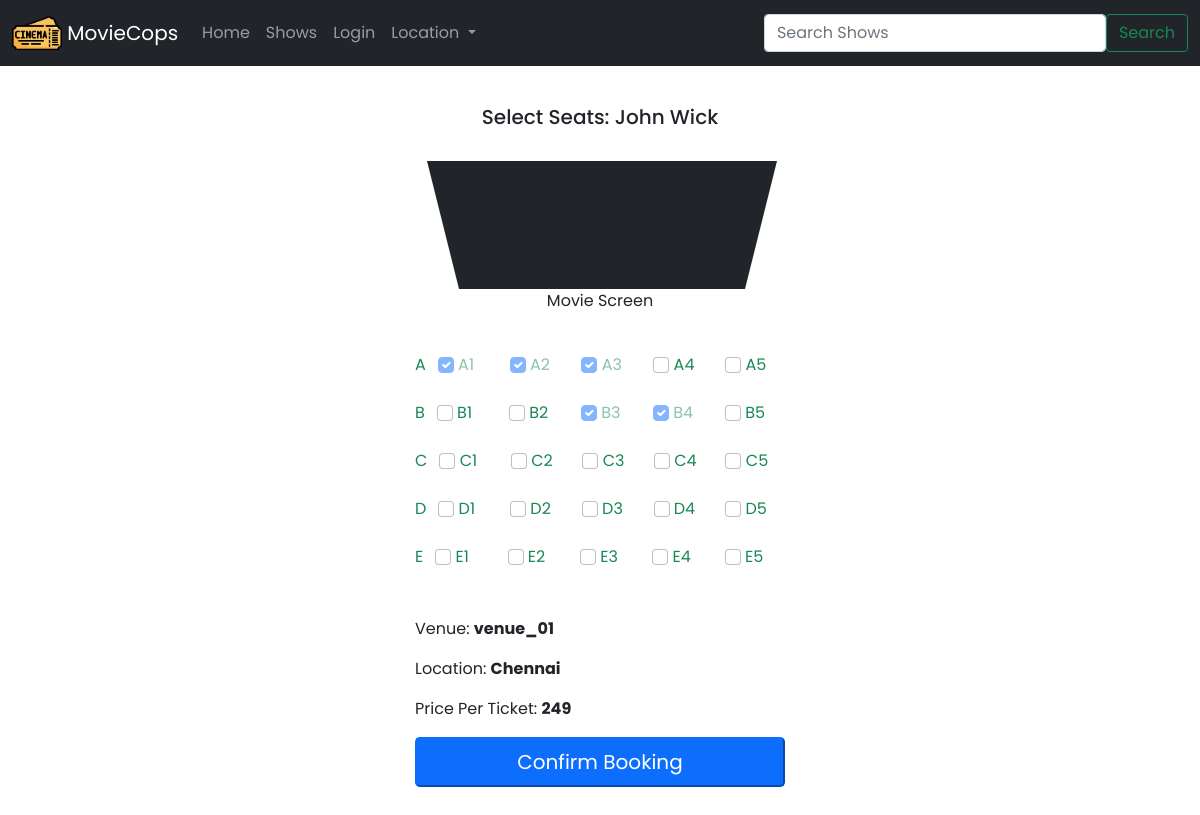
The page /booking/1 on the database as committed earlier.
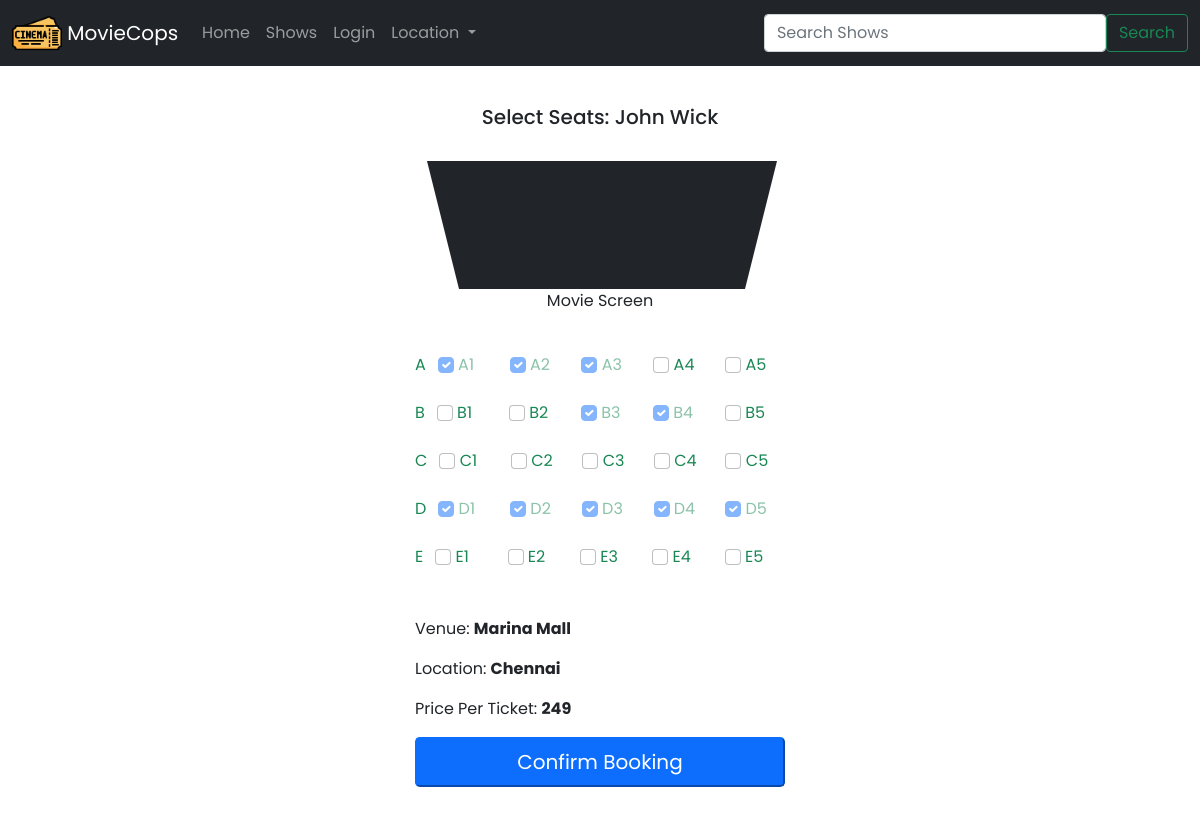
The same page on the database as committed later.
### main.py (models this page shows, shortened)
class Venue(db.Model):
    venue_id = db.Column(db.Integer, primary_key=True, autoincrement=True)
    name = db.Column(db.String(50), nullable=False)
    location = db.Column(db.String(50), nullable=False)

### main.py (the view)
@app.route('/booking/<int:show_id>', methods=['GET', 'POST'])
def booking(show_id):
    booked_seats = [x.seat_num for x in Booking.query.filter_by(show_id=show_id).all()]
    show = Shows.query.get_or_404(show_id)
    movie = Movie.query.filter_by(movie_id=show.movie_id).first()
    venue = Venue.query.filter_by(venue_id=show.venue_id).first()
    show_info = [movie.name, venue.name, venue.location, show.ticket_price]
    if request.method == "POST":
        if not ('user' in session.keys()):
            return redirect(url_for('login'))
        seats = [request.form[seat] for seat in request.form.keys()]
        return redirect((url_for('bookingConfirm', show_id=show_id, selected_seats=seats)))
    if 'admin' in session.keys():
        return render_template('seatBooking.html', userData=session['admin'], admin=True, showId=show_id, info=show_info,
                               bookedSeats=booked_seats)
    if 'user' in session.keys():
        return render_template('seatBooking.html', userData=session['user'], showId=show_id, info=show_info,
                               bookedSeats=booked_seats)
    return render_template('seatBooking.html', showId=show_id, info=show_info, bookedSeats=booked_seats)

### templates/seatBooking.html (shortened to what the changed rows need)
{% extends 'base.html' %}
{% block body %}
<main class="form-seatBooking">
  <form action="/booking/{{ showId }}" method="POST">
    <div class="container">
      <br>
      <br>
      <br>
        <br>
        <br>
        <br>
        <div class="row text-success">
          {% for i in range(5) %}
            {% if 'D%s' %(i+1)|string in bookedSeats %}
              <div class="col-sm">
                <input class="form-check-input" type="checkbox" value="D{{ i+1 }}" id="seatD{{ i+1 }}Checked" checked disabled>
                <label class="form-check-label" for="seatD{{ i+1 }}Checked">
                  D{{ i+1 }}
                </label>
              </div>
            {% else %}
              <div class="col-sm">
                <input class="form-check-input" type="checkbox" value="D{{ i+1 }}" id="seatD{{ i+1 }}" name="seatD{{ i+1 }}">
                <label class="form-check-label" for="seatD{{ i+1 }}">
                  D{{ i+1 }}
                </label>
              </div>
            {% endif %}
          {% endfor %}
        </div>
        <br>
        <br>
    </div>
    <br>
    <div class="row">
      <div class="col-sm">
        <p>Venue: <strong>{{info[1]}}</strong></p>
        <p>Location: <strong>{{info[2]}}</strong></p>
      </div>
    </div>
    <br>
  </form>
</main>
{% endblock %}

Rows that differ between the two databases and show on the page:
changed Venue "Chennai": name "venue_01" → "Marina Mall"
Other text that changed with them:
list line gone: "☐ D 1"
new list line: "☑ D 1"
list line gone: "☐ D 2"
new list line: "☑ D 2"
list line gone: "☐ D 3"
new list line: "☑ D 3"
list line gone: "☐ D 4"
new list line: "☑ D 4"
list line gone: "☐ D 5"
new list line: "☑ D 5"
